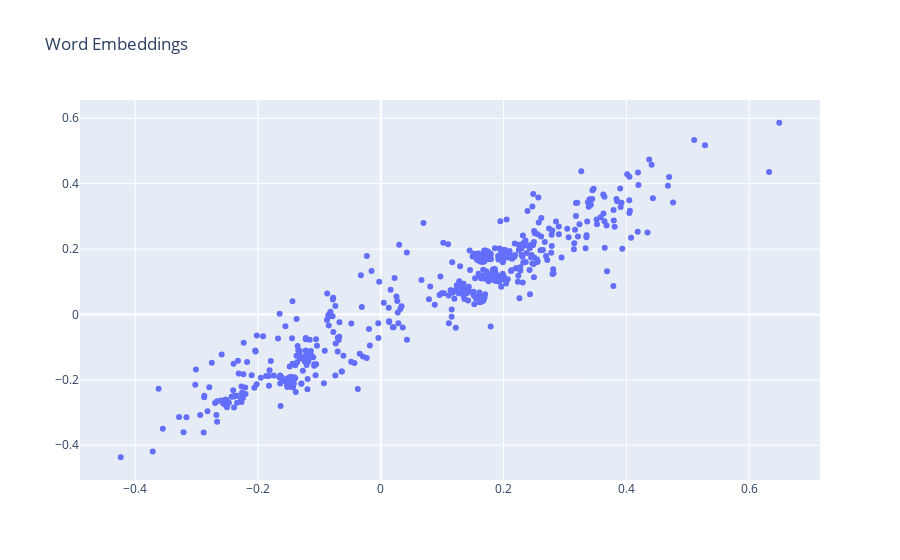

The cell this chart's notebook holds for it:
### Code cell
def plot_2d_embeddings(embeddings, id_start=1, count=100):
  # Get 1st and 2nd embedding dims for the desired tokens.
  x1 = embeddings[id_start:id_start+count, 0]
  x2 = embeddings[id_start:id_start+count, 1]

  # Plot with the plotly library.
  data = plotly.Scatter(x=x1, y=x2, text=tokens,
                        mode='markers', textposition='bottom left',
                        hoverinfo='text')
  fig = plotly.Figure(data=[data],
                      layout=plotly.Layout(title="Word Embeddings",
                                           hovermode='closest'))
  fig.show()

# Very frequent tokens tend to be more syntactic than semantic, so let's plot
# some rarer words.
plot_2d_embeddings(embeddings, id_start=500, count=500)

### Figure 1 — Plotly figure (JSON) as saved in the notebook; plotly's stock layout.template omitted (floating-point values rounded to 4 significant figures; data arrays with more than 128 entries replaced by an {"elided": "..."} marker saying what was removed)
{"data": [{"hoverinfo": "text", "mode": "markers", "text": {"elided": "158 str values"}, "textposition": "bottom left", "type": "scatter", "x": {"elided": "500 float values"}, "y": {"elided": "500 float values"}}], "layout": {"hovermode": "closest", "title": {"text": "Word Embeddings"}}}
